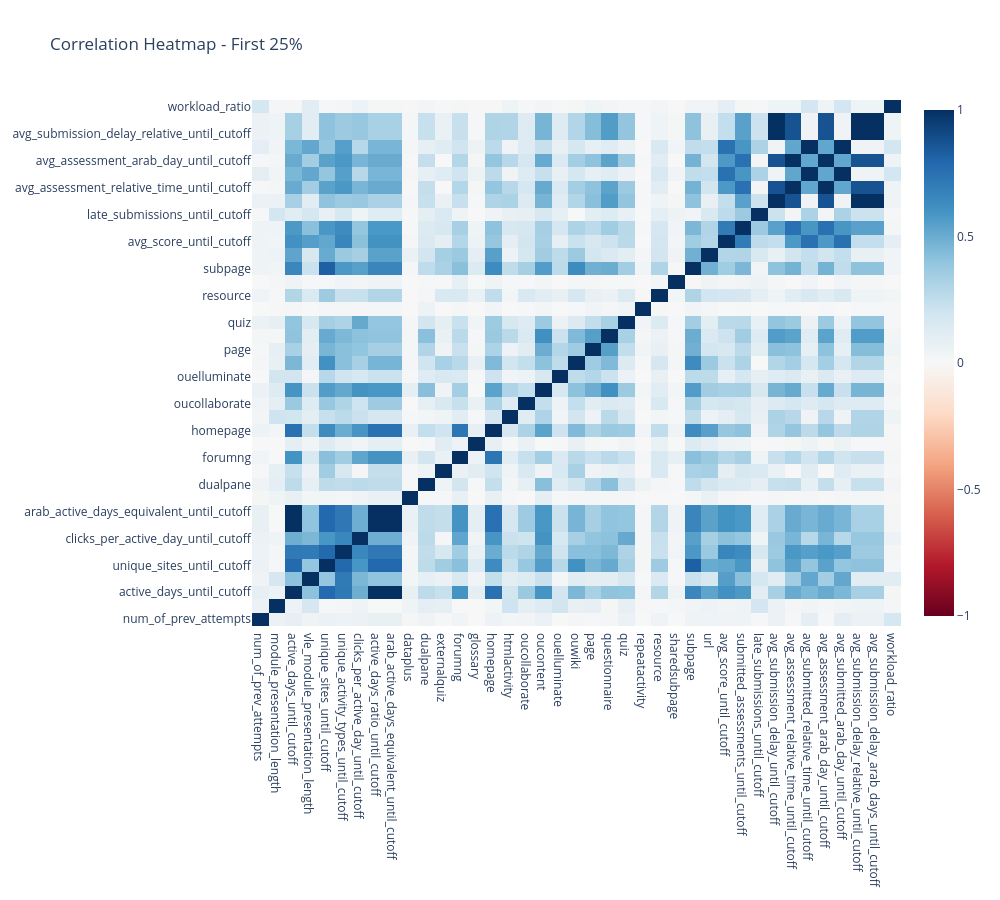

The cell this chart's notebook holds for it:
### Markdown cell above
<h2 style="color:#EA580C;">🔥 Visualize Correlation Heatmap</h2>

This section visualizes the correlation matrix to identify highly related numerical features in the 25% early-warning dataset.

### Code cell
import plotly.graph_objects as go

# Create an interactive heatmap for the 25% feature correlation matrix.
fig = go.Figure(
    data=go.Heatmap(
        z=corr_matrix_25.values,
        x=corr_matrix_25.columns,
        y=corr_matrix_25.columns,
        colorscale="RdBu",
        zmin=-1,
        zmax=1
    )
)

# Customize the heatmap layout.
fig.update_layout(
    title="Correlation Heatmap - First 25%",
    width=1000,
    height=900
)

fig.show()

### Figure 1 — Plotly figure (JSON) as saved in the notebook; plotly's stock layout.template omitted (floating-point values rounded to 4 significant figures; data arrays with more than 128 entries replaced by an {"elided": "..."} marker saying what was removed)
{"data": [{"colorscale": [[0, "rgb(103,0,31)"], [0.1, "rgb(178,24,43)"], [0.2, "rgb(214,96,77)"], [0.3, "rgb(244,165,130)"], [0.4, "rgb(253,219,199)"], [0.5, "rgb(247,247,247)"], [0.6, "rgb(209,229,240)"], [0.7, "rgb(146,197,222)"], [0.8, "rgb(67,147,195)"], [0.9, "rgb(33,102,172)"], [1, "rgb(5,48,97)"]], "type": "heatmap", "x": ["num_of_prev_attempts", "module_presentation_length", "active_days_until_cutoff", "vle_module_presentation_length", "unique_sites_until_cutoff", "unique_activity_types_until_cutoff", "clicks_per_active_day_until_cutoff", "active_days_ratio_until_cutoff", "arab_active_days_equivalent_until_cutoff", "dataplus", "dualpane", "externalquiz", "forumng", "glossary", "homepage", "htmlactivity", "oucollaborate", "oucontent", "ouelluminate", "ouwiki", "page", "questionnaire", "quiz", "repeatactivity", "resource", "sharedsubpage", "subpage", "url", "avg_score_until_cutoff", "submitted_assessments_until_cutoff", "late_submissions_until_cutoff", "avg_submission_delay_until_cutoff", "avg_assessment_relative_time_until_cutoff", "avg_submitted_relative_time_until_cutoff", "avg_assessment_arab_day_until_cutoff", "avg_submitted_arab_day_until_cutoff", "avg_submission_delay_relative_until_cutoff", "avg_submission_delay_arab_days_until_cutoff", "workload_ratio"], "y": ["num_of_prev_attempts", "module_presentation_length", "active_days_until_cutoff", "vle_module_presentation_length", "unique_sites_until_cutoff", "unique_activity_types_until_cutoff", "clicks_per_active_day_until_cutoff", "active_days_ratio_until_cutoff", "arab_active_days_equivalent_until_cutoff", "dataplus", "dualpane", "externalquiz", "forumng", "glossary", "homepage", "htmlactivity", "oucollaborate", "oucontent", "ouelluminate", "ouwiki", "page", "questionnaire", "quiz", "repeatactivity", "resource", "sharedsubpage", "subpage", "url", "avg_score_until_cutoff", "submitted_assessments_until_cutoff", "late_submissions_until_cutoff", "avg_submission_delay_until_cutoff", "avg_assessment_relative_time_until_cutoff", "avg_submitted_relative_time_until_cutoff", "avg_assessment_arab_day_until_cutoff", "avg_submitted_arab_day_until_cutoff", "avg_submission_delay_relative_until_cutoff", "avg_submission_delay_arab_days_until_cutoff", "workload_ratio"], "z": {"elided": "39x39 float values"}, "zmax": 1, "zmin": -1}], "layout": {"height": 900, "title": {"text": "Correlation Heatmap - First 25%"}, "width": 1000}}
